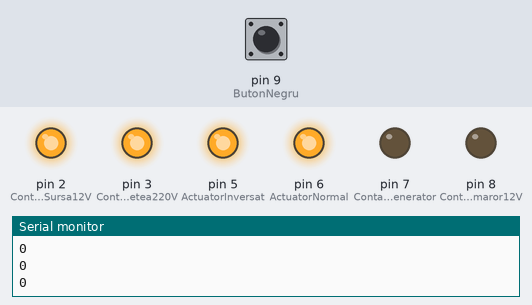
The sketch below on a simulated Arduino Uno, built with avr-gcc and run on an emulated ATmega328P. Shown: output pins drawn as LEDs (lit = HIGH), the last lines printed to the serial monitor. The test bench sets the inputs (shaded band); at power-on: pin 9 (ButonNegru) LOW.

Above: at 1.2 s.
1.3 s: pin 9 (ButonNegru) pulled HIGH for 1 s
At 7.6 s:
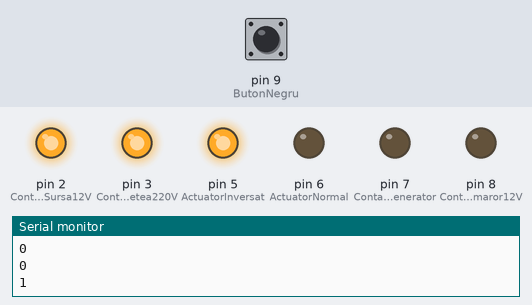
At 11.9 s:
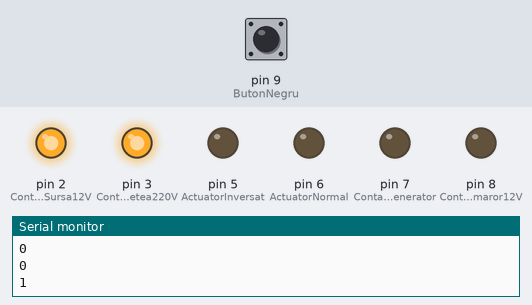
Timing chart, 0 to 23.0 s (numbered marks = the images above; inputs shaded):
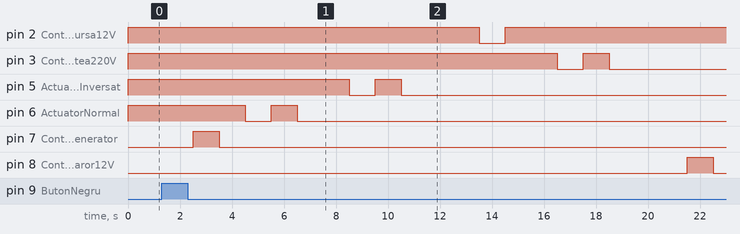

The sketch:

ReleeTest.ino
```cpp
const int ContactGenerator = 7; // controleaza releul de jos de 12V pentru contact generator (default OFF)

const int ContactSursa12V = 2; // controleaza releul 1 care porneste sursa de alementare la 12V (cablul verde ATX)
const int ContactRetea220V = 3; // controleaza releul 2 care porneste reteau de 220V - ATENTIE PERICOL DE ELECTROCUTARE !!!!

const int ContactDemaror12V = 8; // controleaza releul de sus de 12V pentru contact demaror (default OFF) - ATENTIE CONTACTUL NU TREBUIE SA DUREZE

// Atentie, default Borna rosie = -, Borna neagra = -; Daca se cupleaza ambele relee ambele borne vor fi pe + !!!
const int ActuatorNormal = 6; // (fir mov) controleaza releul 1 actuator (contact + la +) => Borna rosie = +, Borna neagra = -
const int ActuatorInversat = 5; // (fir verde) controleaza releul 2 actuator (contact + la -) => Borna neagra = +, Borna rosie = -

const int ButonNegru = 9;// controleaza pornirea demararii generatorului

void setup() {
  Serial.begin(115200);

  // OUTPUT PINS
  pinMode(ContactGenerator, OUTPUT);
  pinMode(ActuatorNormal, OUTPUT);
  pinMode(ActuatorInversat, OUTPUT);
  pinMode(ContactSursa12V, OUTPUT);
  pinMode(ContactRetea220V, OUTPUT);
  pinMode(ContactDemaror12V, OUTPUT);

  //digitalWrite(ContactGenerator, LOW);
  digitalWrite(ActuatorNormal, HIGH);
  digitalWrite(ActuatorInversat, HIGH);
  digitalWrite(ContactSursa12V, HIGH);
  digitalWrite(ContactRetea220V, HIGH);
  //digitalWrite(ContactDemaror12V, LOW);


  // INPUT PINS
  pinMode(ButonNegru, INPUT);
}

int prevStateButonNegru = 0;
void loop() {

Serial.println(digitalRead(ButonNegru));

  if(digitalRead(ButonNegru) == HIGH && prevStateButonNegru == LOW)
  {

    digitalWrite(ContactGenerator, LOW);
    delay(1000);
    digitalWrite(ContactGenerator, HIGH);
    delay(1000);
    digitalWrite(ContactGenerator, LOW);

    delay(1000);
    digitalWrite(ActuatorNormal, LOW);
    delay(1000);
    digitalWrite(ActuatorNormal, HIGH);
    delay(1000);
    digitalWrite(ActuatorNormal, LOW);
    delay(1000);

    delay(1000);
    digitalWrite(ActuatorInversat, LOW);
    delay(1000);
    digitalWrite(ActuatorInversat, HIGH);
    delay(1000);
    digitalWrite(ActuatorInversat, LOW);
    delay(1000);

    delay(1000);
    digitalWrite(ContactSursa12V, HIGH);
    delay(1000);
    digitalWrite(ContactSursa12V, LOW);
    delay(1000);
    digitalWrite(ContactSursa12V, HIGH);
    delay(1000);

    delay(1000);
    digitalWrite(ContactRetea220V, LOW);
    delay(1000);
    digitalWrite(ContactRetea220V, HIGH);
    delay(1000);
    digitalWrite(ContactRetea220V, LOW);
    delay(1000);

    delay(1000);
    digitalWrite(ContactDemaror12V, LOW);
    delay(1000);
    digitalWrite(ContactDemaror12V, HIGH);
    delay(1000);
    digitalWrite(ContactDemaror12V, LOW);
    delay(1000);
  }

  prevStateButonNegru = digitalRead(ButonNegru);
  delay(500);
}
```

Measured:
- after the input at 1.3 s, pin 2 (ContactSursa12V): HIGH → LOW after 12.2 s, → HIGH 1.0 s later; pin 3 (ContactRetea220V): HIGH → LOW after 15.2 s, → HIGH 1.0 s later, → LOW 1.0 s later
